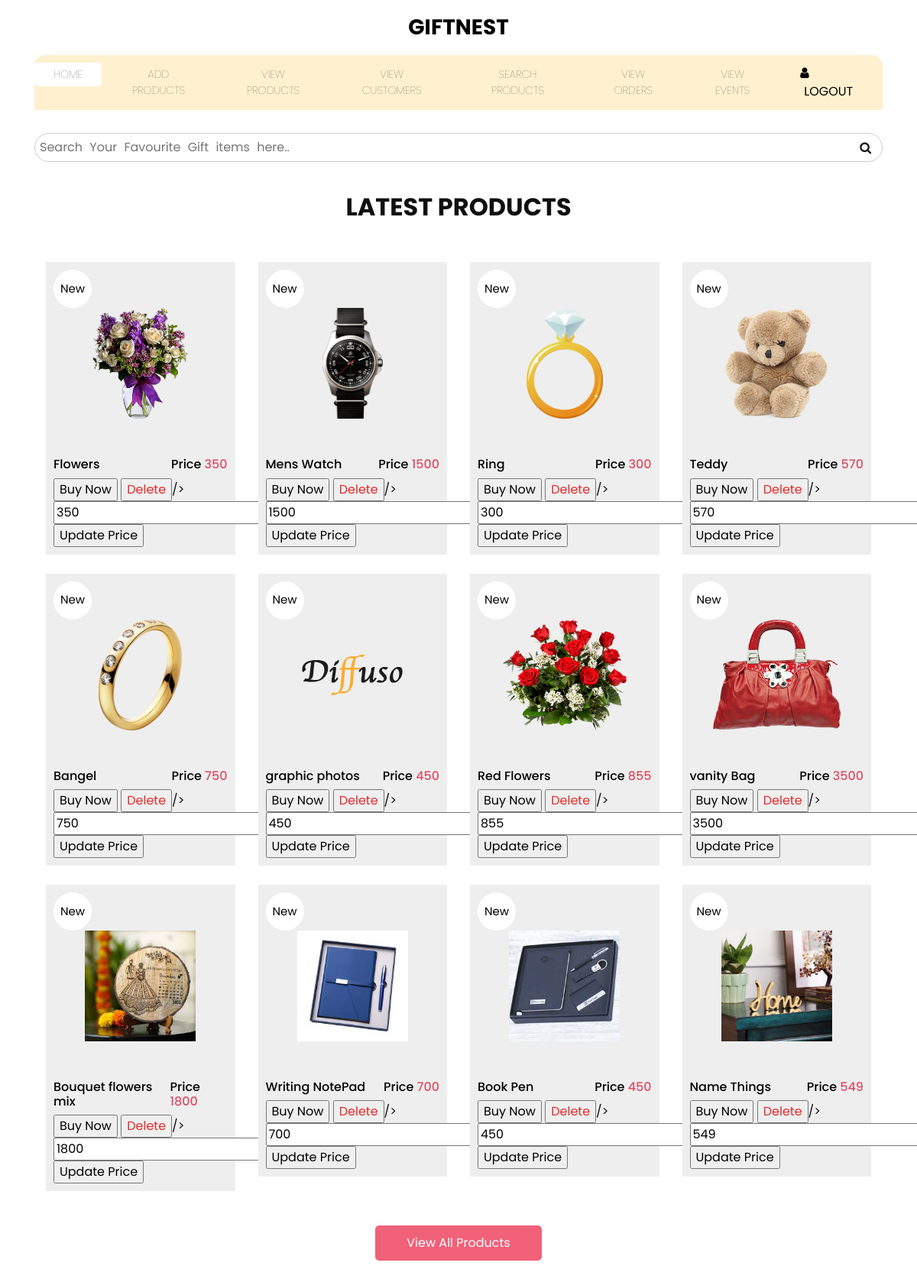
The page /adminviewproduct.php on the database its author committed.
### tables this page shows
CREATE TABLE `product` (
  `category` varchar(50) DEFAULT NULL,
  `productname` varchar(50) DEFAULT NULL,
  `productprice` varchar(50) DEFAULT NULL,
  `image` varchar(50) DEFAULT NULL,
  `quantity` char(50) DEFAULT NULL,
  `description` varchar(50) DEFAULT NULL,
  `discount` int(5) DEFAULT NULL,
  `productid` int(10) DEFAULT NULL,
  `gst` float DEFAULT NULL,
  `id` int(11) NOT NULL
);

### adminviewproduct.php (the view, shortened to what this page needs)
<?php include("admintab.php"); ?>
<!DOCTYPE html PUBLIC "-//W3C//DTD XHTML 1.0 Transitional//EN" "http://www.w3.org/TR/xhtml1/DTD/xhtml1-transitional.dtd">
<html xmlns="http://www.w3.org/1999/xhtml">
<head>
  <link rel="stylesheet" type="text/css" href="https://cdnjs.cloudflare.com/ajax/libs/OwlCarousel2/2.3.4/assets/owl.carousel.min.css" />
  <link rel="stylesheet" type="text/css" href="css/bootstrap.css" />
  <link href="css/style.css" rel="stylesheet" />
  <link href="css/responsive.css" rel="stylesheet" />
</head>
<body>
  <div id="search-con">
    <input type="search" name="pname" placeholder="Search Your Favourite Gift items here.." class="search-box" id="search-box" />
    <i class="fa fa-search" aria-hidden="true"  ></i>
  </div>
  <section class="shop_section layout_padding">
    <div class="container">
      <div class="heading_container heading_center">
        <h2>
          Latest Products
        </h2>
      </div>
      <div class="row">
       <?php
          $sql = "SELECT * FROM product";
          $retval = mysqli_query($conn, $sql);
          while ($row = mysqli_fetch_assoc($retval)) {
          ?>
          <div class="col-sm-6 col-md-4 col-lg-3">
            <div class="box">
              <a href="">
                <div class="img-box">
                  <img src="images/<?php echo $row['image'] ?>" alt="img">
                </div>
                <div class="detail-box">
                  <h6>
                    <?php echo $row['productname'] ?>
                  </h6>
                  <h6>
                    Price
                    <span>
                      <?php echo $row['productprice'] ?>
                    </span>
                  </h6>
                </div>
                <div class="new">
                  <span>
                    New
                  </span>
                </div>
              </a>
              <form action="" method="post">
                <input name="Submit" type="submit" value="Buy Now">
                <input type="submit" name="delete" value="Delete" <i class="fa-solid fa-trash-can" style="color: #e62828;"></i>/>
                <input type="text" name="pprice" value="<?php echo $row['productprice'] ?>" required/>
                <input type="submit" name="update" value="Update Price" />
              </form>
            </div>
          </div>
        <?php
          }
        ?>
      </div>
      <div class="btn-box">
        <a href="">
          View All Products
        </a>
      </div>
</body>
</html>

### admintab.php (shortened to what this page needs)
<!DOCTYPE html>
<html>
<head>
  <link rel="stylesheet" type="text/css" href="https://cdnjs.cloudflare.com/ajax/libs/OwlCarousel2/2.3.4/assets/owl.carousel.min.css" />
  <link rel="stylesheet" type="text/css" href="css/bootstrap.css" />
  <link href="css/style.css" rel="stylesheet" />
  <link href="css/responsive.css" rel="stylesheet" />
</head>
<body>
  <div class="hero_area">
    <header class="header_section">
      <nav class="navbar navbar-expand-lg custom_nav-container ">
        <a class="navbar-brand" href="index.html">
          <span>
            GiftNest
          </span>
        </a>
        <div class="collapse navbar-collapse" id="navbarSupportedContent">
          <ul class="navbar-nav  ">
            <li class="nav-item active">
              <a class="nav-link" href="adminhometab.php">Home <span class="sr-only">(current)</span></a>
            </li>
            <li class="nav-item">
              <a class="nav-link" href="addproduct.php">
                ADD PRODUCTS
              </a>
            </li>
            <li class="nav-item">
              <a class="nav-link" href="adminviewproduct.php">
                VIEW PRODUCTS
              </a>
            </li>
			 <li class="nav-item">
              <a class="nav-link" href="admincustomerdetails.php">
                VIEW CUSTOMERS
              </a>
            </li>
			  <li class="nav-item">
              <a class="nav-link" href="adminsearchprod.php">Search Products</a>
            </li>
            <li class="nav-item">
              <a class="nav-link" href="adminvieworders.php">
                VIEW ORDERS
              </a>
            </li>
            <li class="nav-item">
              <a class="nav-link" href="viewevents.php">VIEW EVENTS</a>
            </li>
          </ul>
          <div class="user_option">
			   <a href="index.php">
              <i class="fa fa-user" aria-hidden="true"></i>
              <span>
                LOGOUT
              </span>
            </a>
          </div>
        </div>
      </nav>
    </header>
</body>
</html>

### css/style.css (style rules this page uses)
body { font-family: "poppins", sans-serif; color: #101010; background-color: #ffffff; }
.layout_padding { padding-top: 90px; padding-bottom: 90px; }
.heading_container { display: -webkit-box; display: -ms-flexbox; display: flex; -webkit-box-orient: vertical; -webkit-box-direction: normal; -ms-flex-direction: column; flex-direction: column; }
.heading_container h2 { text-transform: uppercase; font-weight: bold; }
.heading_container.heading_center { -webkit-box-align: center; -ms-flex-align: center; align-items: center; text-align: center; }
.hero_area { padding: 0 45px; }
#navbarSupportedContent { width: 100%; background-color: #fff1cf; -webkit-box-pack: center; -ms-flex-pack: center; justify-content: center; padding: 10px 0; border-radius: 15px 15px 0 0; }
#navbarSupportedContent .navbar-nav .nav-link { padding: 5px 25px; color: #514f4f; text-align: center; text-transform: uppercase; border-radius: 5px; }
#navbarSupportedContent .nav-item.active .nav-link { background-color: #ffffff; }
a, a:hover, a:focus { text-decoration: none; }
.navbar-brand { margin: 15px 0; padding: 0; }
.navbar-brand span { font-size: 28px; font-weight: bold; color: #000000; text-transform: uppercase; margin: 0; padding: 0; }
.custom_nav-container { z-index: 99999; padding: 0; -webkit-box-orient: vertical; -webkit-box-direction: normal; -ms-flex-direction: column; flex-direction: column; -webkit-box-align: center; -ms-flex-align: center; align-items: center; }
.user_option { display: -webkit-box; display: -ms-flexbox; display: flex; -webkit-box-align: center; -ms-flex-align: center; align-items: center; margin-left: 25px; }
.user_option a { margin-right: 25px; color: #000000; }
.user_option a span { margin-left: 5px; }
.shop_section .heading_container { margin-bottom: 20px; }
.shop_section .box { background-color: #eeeeee; position: relative; padding: 10px; margin-top: 25px; }
.shop_section .box a { color: #000000; }
.shop_section .box .img-box { display: -webkit-box; display: -ms-flexbox; display: flex; -webkit-box-pack: center; -ms-flex-pack: center; justify-content: center; -webkit-box-align: center; -ms-flex-align: center; align-items: center; padding: 15px 30px; height: 245px; }
.shop_section .box .img-box img { max-width: 100%; max-height: 145px; }
.shop_section .box .detail-box { display: -webkit-box; display: -ms-flexbox; display: flex; -webkit-box-pack: justify; -ms-flex-pack: justify; justify-content: space-between; }
.shop_section .box .detail-box h6 span { color: #db4f66; }
.shop_section .box .new { width: 50px; height: 50px; position: absolute; top: 10px; left: 10px; background-color: #ffffff; display: -webkit-box; display: -ms-flexbox; display: flex; -webkit-box-pack: center; -ms-flex-pack: center; justify-content: center; -webkit-box-align: center; -ms-flex-align: center; align-items: center; border-radius: 100%; font-size: 15px; }
.shop_section .btn-box { display: -webkit-box; display: -ms-flexbox; display: flex; -webkit-box-pack: center; -ms-flex-pack: center; justify-content: center; margin-top: 45px; }
.shop_section .btn-box a { display: inline-block; padding: 10px 40px; background-color: #f16179; color: #ffffff; border: 1px solid #f16179; border-radius: 5px; -webkit-transition: all .3s; transition: all .3s; }

### css/responsive.css (style rules this page uses)
@media (min-width: 1200px) { .container { max-width: 1170px; } }

### admintab.php (style rules this page uses)
.nav-link { font-size:14px;font-weight:100; display: flex; flex-direction:row; justify-content:space-evenly; }

### adminviewproduct.php (style rules this page uses)
#search-con { position: relative; width: 100%; }
#search-box { width: 100%; align-content: center; padding: 6px; margin-right: 50px; margin: 30px 0; border: 1px solid #ccc; border-radius: 20px; word-spacing: 5px; }
#search-con i { position: absolute; right: 15px; top: 50%; transform: translateY(-50%); cursor: pointer; }
.container { margin-top: -80px; }

### rows shown on the page
product: image (picture), productname "Flowers", productprice "350", pprice "350"
product: image (picture), productname "Mens Watch", productprice "1500", pprice "1500"
product: image (picture), productname "Ring", productprice "300", pprice "300"
product: image (picture), productname "Teddy", productprice "570", pprice "570"
product: image (picture), productname "Bangel", productprice "750", pprice "750"
product: image (picture), productname "graphic photos", productprice "450", pprice "450"
product: image (picture), productname "Red Flowers", productprice "855", pprice "855"
product: image (picture), productname "vanity Bag", productprice "3500", pprice "3500"
product: image (picture), productname "Bouquet flowers mix", productprice "1800", pprice "1800"
product: image (picture), productname "Writing NotePad", productprice "700", pprice "700"
product: image (picture), productname "Book Pen", productprice "450", pprice "450"
product: image (picture), productname "Name Things", productprice "549", pprice "549"
